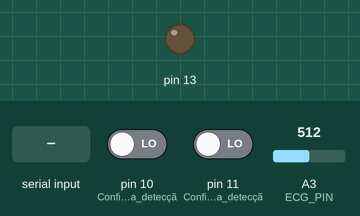
Simulated run of this sketch. Board: Arduino Uno, built with avr-gcc and run on an emulated ATmega328P. Parts: output pins drawn as LEDs (lit = HIGH). The test bench sets the inputs (shaded band); at power-on: pin 10 (Configuração_para_detecçã) LOW, pin 11 (Configuração_para_detecçã) LOW, A3 (ECG_PIN) = 512. What the sketch prints to the serial monitor is not drawn.

Above: at 1.2 s.
1.3 s: "h" received over Serial
At 2.0 s:
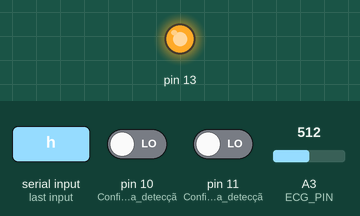
2.8 s: pin 10 (Configuração_para_detecçã) driven HIGH
Timing chart, 0 to 7.8 s (numbered marks = the images above; inputs shaded):
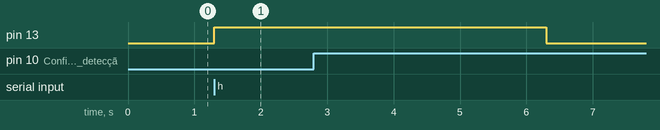

Measured:
- after the input at 1.3 s, pin 13: LOW → HIGH at once

The sketch:

arduino_code.ino
```cpp
  #define ECG_PIN A3 //porta analógica de entrada
#define N_PONTOS 3
#define N 2
#define a 0.01

int ms_counter = 0;
// int loop_counter = 0;
float averager = 0;
int averager_counter = 0;
int count_to = 30; // indica quantas amostras deverão ser promediadas para gerar uma unidade de sinal. count_to = 0 para desabilitar a promediação.

// Frequencia de amostragem desejada, em Hz:
long frequencia = 240;

unsigned long atraso_us = (1000000.0/frequencia);
unsigned long tempo_atual, tempo_anterior;
int ECG_read[N_PONTOS];   // vetor com as medidas atuais
int Y[N_PONTOS];   // vetor com as medidas filtradas
int contador;
int protocol_now;
int protocol_start;

float media;
boolean inicial = true;

void setup() {
   Serial.begin(115200);
   pinMode(13, OUTPUT);
   pinMode(10, INPUT); // Configuração para detecção de derivações LO +
   pinMode(11, INPUT); // Configuração para detecção de leads off LO -
   contador = 0;
   tempo_anterior = micros();
}

void loop() {
  tempo_atual = micros();

  if (digitalRead(13) == HIGH){
    protocol_now = millis();
    if ((protocol_now-protocol_start) > 5000){
      digitalWrite(13, LOW);
    }

  }
  if (Serial.available()){
    int state = Serial.read();
    if (state == 'h'){
      //ms_counter = 0;
      protocol_start = millis();
      digitalWrite(13, HIGH); // ativa protocolo de estimulação
    }
  }

  if (abs(tempo_atual - tempo_anterior) > atraso_us) {
    if((digitalRead(10) == 1)||(digitalRead(11) == 1)){
       Serial.println('!');
    } else {
      tempo_anterior = tempo_atual;

      ECG_read[contador] = analogRead(ECG_PIN); // realiza medida atual
      int ponto_anterior = (contador+N_PONTOS-N)%N_PONTOS;

      Y[contador] = ((ECG_read[contador]+ECG_read[ponto_anterior])/2) + a*(((ECG_read[contador]+ECG_read[ponto_anterior])/2) - Y[ponto_anterior]);
      if(inicial){
        inicial = false;
        media=Y[contador];
      }
      else media = 0.9*media+0.1*Y[contador];

      Serial.println(Y[contador]-media);
      contador = contador + 1;
      if (contador >= N_PONTOS){
        contador = 0;
      }
  }
  }
}
```
